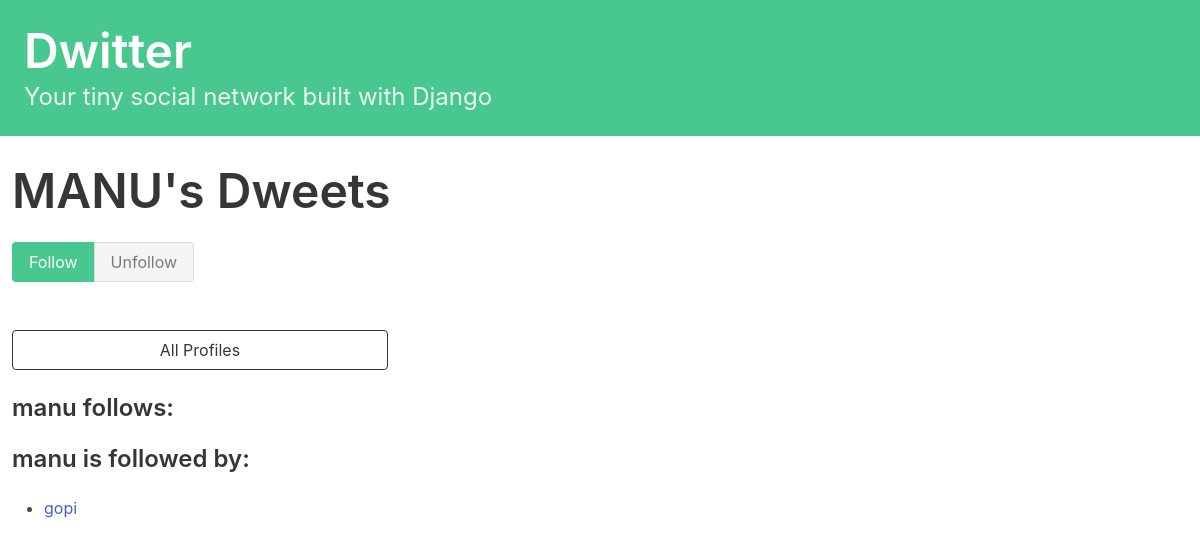
Screenshot of /profile/4/ (signed in) with the database file from the repository.
### twitter/models.py (models this page shows)
class Profile(models.Model):
    user = models.OneToOneField(User, on_delete=models.CASCADE)
    follows = models.ManyToManyField(
        'self',
        symmetrical=False,
        blank=True,
        related_name='folowed_by'
    )
    def __str__(self) -> str:
        return self.user.username

### twitter/views.py (the view, shortened to what this page needs)
# urls.py: path('profile/<int:pk>/', views.profile, name='profile'),
def profile(request, pk):
    if not hasattr(request.user, 'profile'):
        missing_profile = Profile(user=request.user)
        missing_profile.save()
    try:
        user_profile = Profile.objects.get(pk=pk)
        current_user = request.user
    except Exception:
        return redirect('profile_list')
    user_id = user_profile.id
    following = user_profile.follows.exclude(pk=user_id)
    followed_by = user_profile.folowed_by.exclude(pk=user_id)
    context = {'profile': user_profile, 'following': following, 'followed_by': followed_by}
    return render(request, 'profile.html', context)

### templates/twitter/profiles/profile.html (shortened to what this page needs)
{% extends 'base.html' %}
{% block content %}
<div class="column">
    <div class="block">
    <h1 class="title is-1">
        {{profile.user.username|upper}}'s Dweets
    </h1>
    </div>
    <form method="post">
        <div class="buttons has-addons">
            {% if profile in user.profile.follows.all %}
                <button class="button is-success is-static">Follow</button>
                <button class="button is-danger" name="follow" value="unfollow">Unfollow</button>
            {% else %}
                <button class="button is-success" name="follow" value="follow">Follow</button>
                <button class="button is-danger is-static">Unfollow</button>
            {% endif %}
        </div>
</div>
<div class="column is-one-third">
    <div class="block">
        <a href="{% url 'profile_list' %}">
            <button class="button is-dark is-outlined is-fullwidth">
                All Profiles
            </button>
        </a>
    </div>
    <div class="block">
        <h3 class="title is-4">
            {{profile.user.username}} follows:
        </h3>
    </div>
    <div class="block">
        <h3 class="title is-4">
            {{profile.user.username}} is followed by:
        </h3>
        <div class="content">
            <ul>
            {% for follower in followed_by %}
                <li>
                    <a href="{% url 'profile' follower.id %}">
                        {{ follower }}
                    </a>
                </li>
            {% endfor %}
            </ul>
        </div>
    </div>
</div>
{% endblock content %}

### rows the page displays
Profile: user.username "MANU", user.username "manu"
Profile: user.username "gopi"
